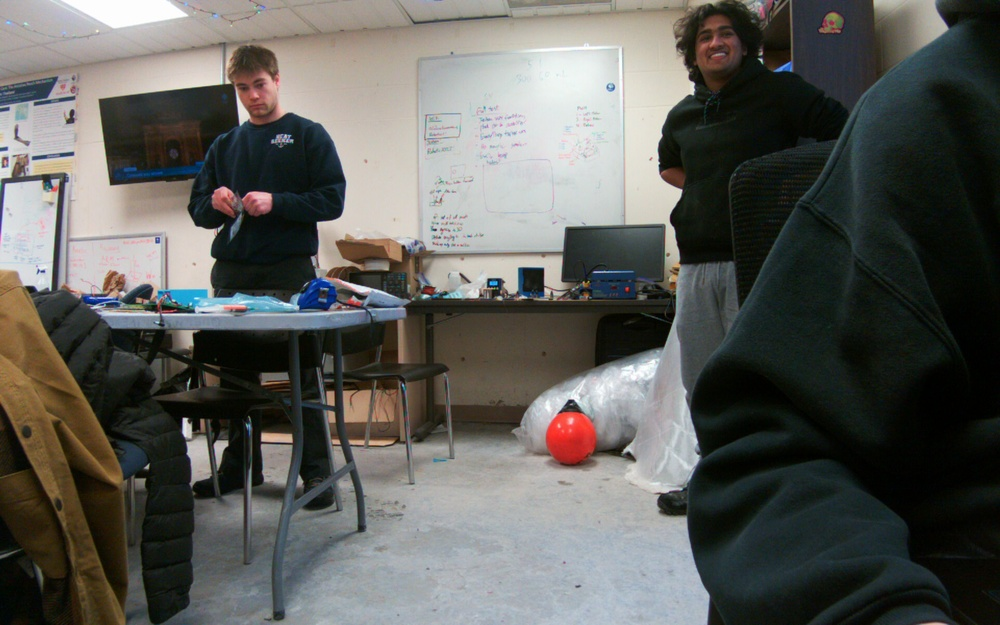
#> input picture computer_vision/camera_calibration/my_photo-1.jpg, 1000 x 625 px, shrunk from 1920 x 1200 before the run
$ python get_buoy_bbox.py my_photo-1.jpg
#> lines starting #> are read from the running program, lines starting #| are printed output that depends on the picture; after the words box and inside, x2 and y2 are one past the last pixel; in counts of white or black regions, pixels touching at a corner belong together
#!/usr/bin/env python3
"""Detect red/orange buoy in image via color, output bbox and height_px for calibration."""
import argparse
import sys
import cv2
import numpy as np


def main():
    parser = argparse.ArgumentParser(description="Get bounding box of red/orange buoy for calibration")
    parser.add_argument("image", help="Path to image")
    parser.add_argument("--output", "-o", metavar="PATH", help="Save image with bounding box drawn to PATH")
    parser.add_argument(
        "--right-half",
        action="store_true",
        help="Only consider red/orange blobs in the right half of the image (center x > width/2)",
    )
    args = parser.parse_args()
    img = cv2.imread(args.image)
#> img is the input picture: shape (625, 1000, 3); mean B, G, R 89.6, 93.6, 93.6
    if img is None:
        print("Could not read image", args.image, file=sys.stderr)
        return 1
    h, w = img.shape[:2]
#> h = 625; w = 1000
    print(f"Image size: {w} x {h}")
#| Image size: 1000 x 625

    # HSV: red/orange buoy (two ranges for red wrap-around)
    hsv = cv2.cvtColor(img, cv2.COLOR_BGR2HSV)
#> hsv: shape (625, 1000, 3); mean H, S, V 60.2, 72.4, 100.1
    low1 = np.array([0, 100, 100])
    high1 = np.array([15, 255, 255])
    low2 = np.array([160, 100, 100])
    high2 = np.array([180, 255, 255])
    mask1 = cv2.inRange(hsv, low1, high1)
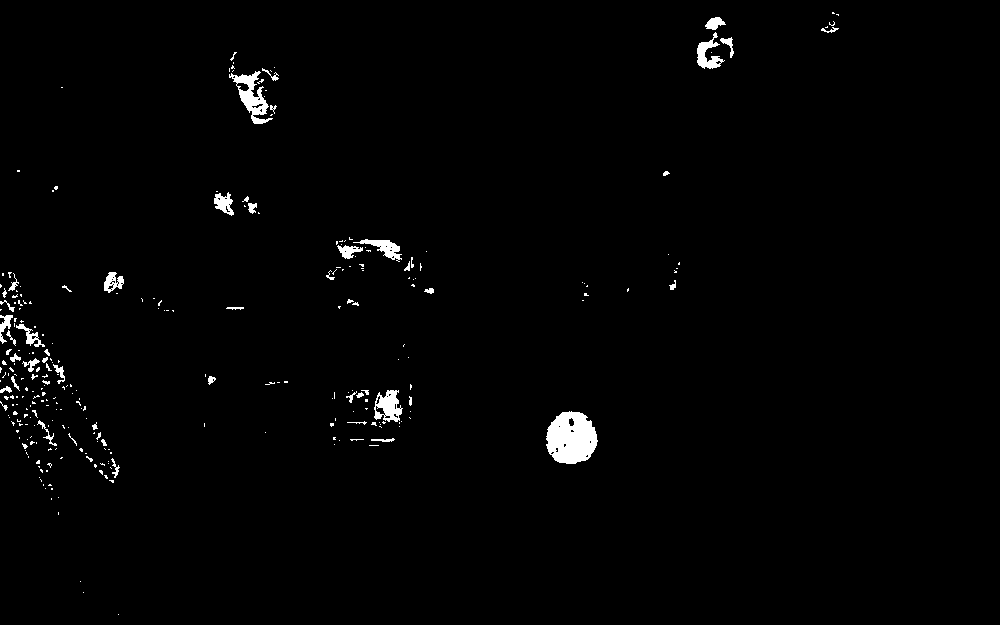
#> mask1: shape (625, 1000); 1.3% white; 283 white regions (232 under 20 px), largest, box (x1, y1, x2, y2) and area: (546, 411, 598, 464) 2059, (229, 71, 273, 124) 844, (374, 390, 403, 422) 570
    mask2 = cv2.inRange(hsv, low2, high2)
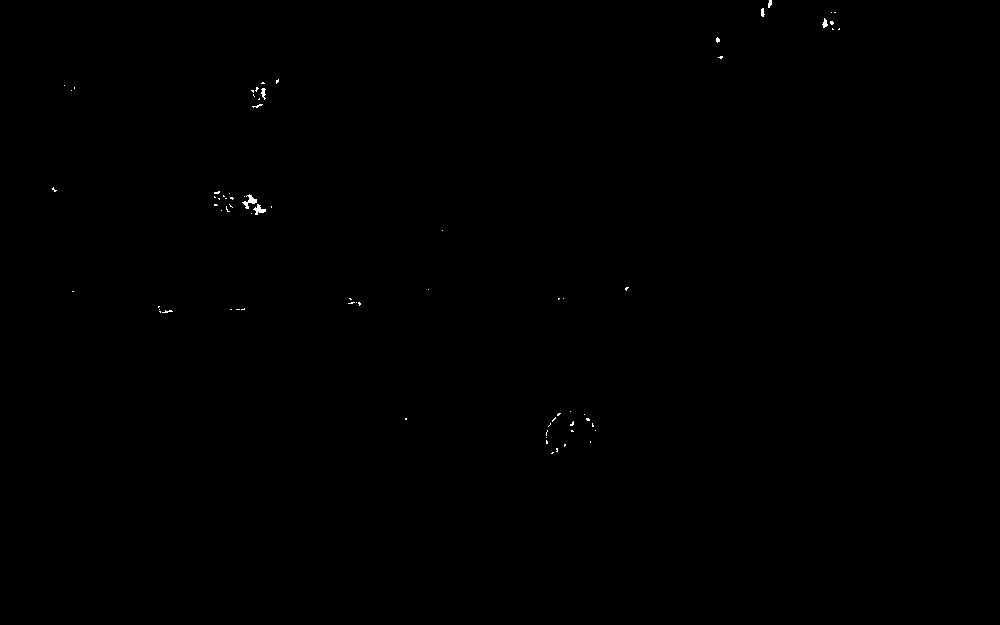
#> mask2: shape (625, 1000); 0.1% white in thin lines or dots, all inside (x1, y1, x2, y2) = (52, 0, 840, 454)
    mask = cv2.bitwise_or(mask1, mask2)
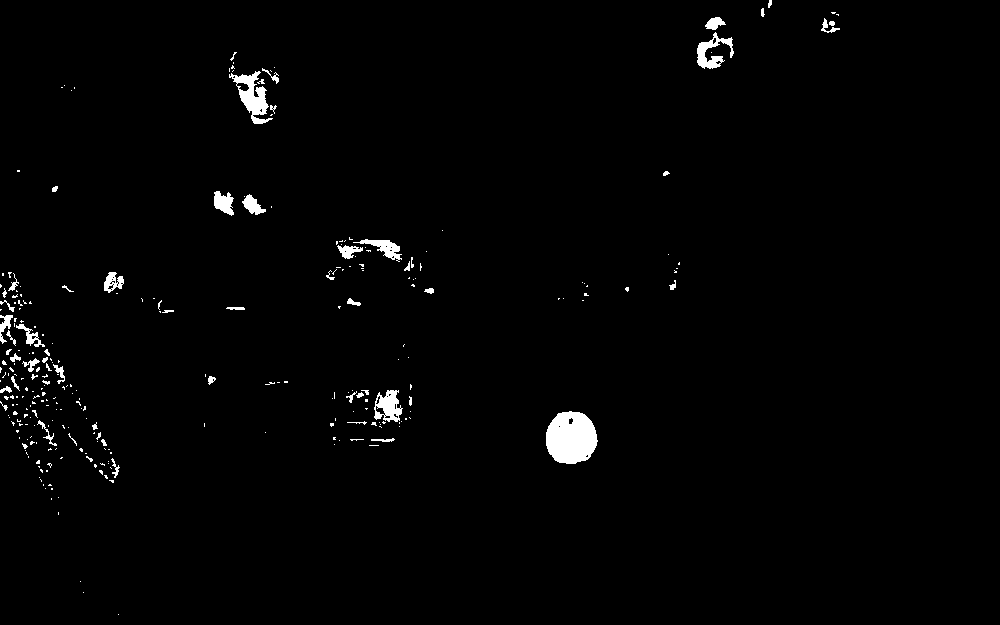
#> mask: shape (625, 1000); 1.4% white; 282 white regions (226 under 20 px), largest, box (x1, y1, x2, y2) and area: (546, 411, 598, 464) 2147, (229, 71, 273, 124) 924, (697, 32, 734, 69) 573
    # Orange range (common for "red" buoys)
    low_o = np.array([10, 120, 120])
    high_o = np.array([25, 255, 255])
    mask_o = cv2.inRange(hsv, low_o, high_o)
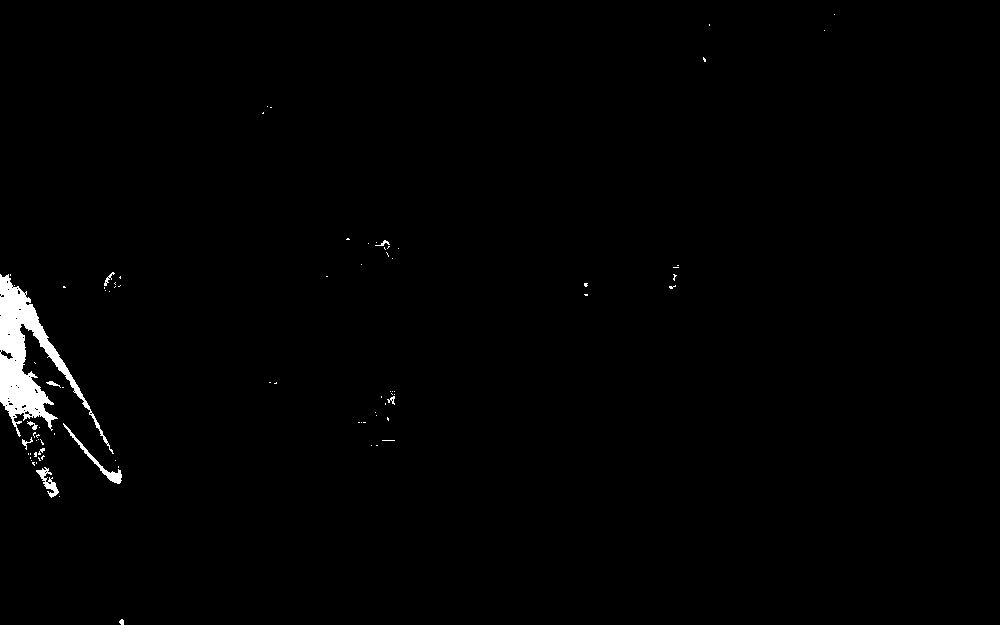
#> mask_o: shape (625, 1000); 1% white; 83 white regions (72 under 20 px), largest, box (x1, y1, x2, y2) and area: (0, 274, 114, 454) 5168, (63, 423, 122, 484) 362, (36, 467, 59, 498) 246
    mask = cv2.bitwise_or(mask, mask_o)
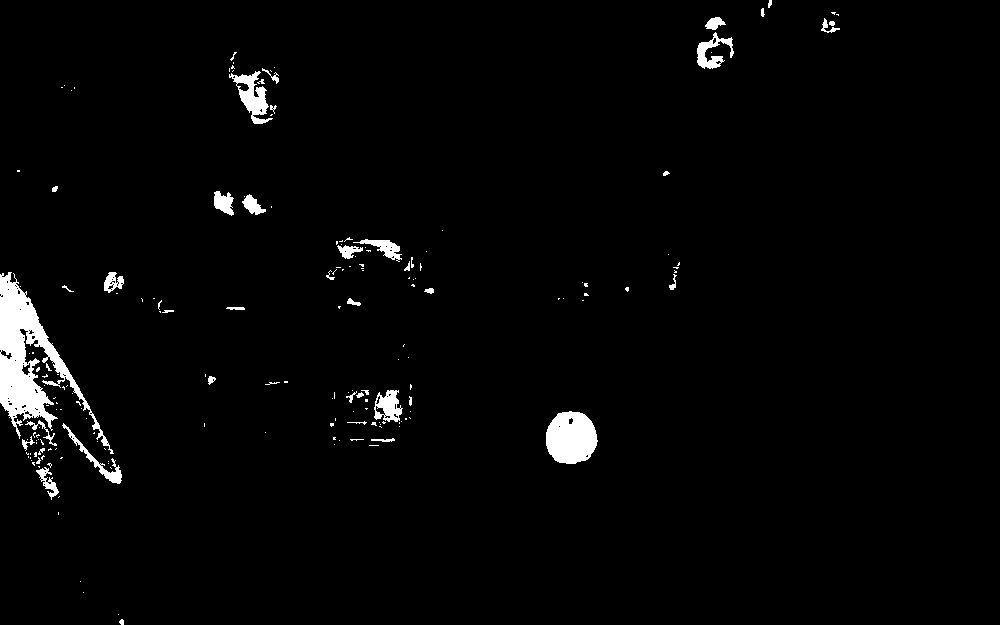
#> mask: shape (625, 1000); 2.3% white; 184 white regions (141 under 20 px)

    contours, _ = cv2.findContours(mask, cv2.RETR_EXTERNAL, cv2.CHAIN_APPROX_SIMPLE)
#> contours = 184 contours, 160 with area under 20; largest, box (x1, y1, x2, y2) and area: (0, 272, 114, 454) 5450, (546, 411, 598, 464) 2094, (229, 71, 273, 124) 881, (374, 390, 403, 422) 587, (697, 32, 734, 69) 500
    if not contours:
        print("No red/orange region found. Try adjusting color or provide bbox manually.", file=sys.stderr)
        return 1
    # Optionally restrict to right half (center x > w/2) to avoid picking a close buoy on the left
    if args.right_half:
        candidates = []
        for c in contours:
            rx, ry, rw, rh = cv2.boundingRect(c)
            if rw < 5 or rh < 5:
                continue
            cx = rx + rw / 2.0
            if cx > w / 2.0:
                candidates.append(c)
        contours = candidates if candidates else contours
    # Largest contour by area
    best = max(contours, key=cv2.contourArea)
#> best = contour of 588 points, box (x1, y1, x2, y2) (0, 272, 114, 454), area 5450
    x, y, bw, bh = cv2.boundingRect(best)
#> x = 0; y = 272; bw = 114; bh = 182
    # Sanity: object should be a reasonable fraction of image
    if bw < 5 or bh < 5:
        print("Detected region too small.", file=sys.stderr)
        return 1
    height_px = bh
#> height_px = 182
    print(f"bbox (x,y,w,h): {x}, {y}, {bw}, {bh}")
#| bbox (x,y,w,h): 0, 272, 114, 182
    print(f"height_px (for distance): {height_px}")
#| height_px (for distance): 182
    if args.output:
        out = img.copy()
        cv2.rectangle(out, (x, y), (x + bw, y + bh), (0, 255, 0), 2)
        cv2.putText(out, f"height_px={height_px}", (x, y - 8), cv2.FONT_HERSHEY_SIMPLEX, 0.7, (0, 255, 0), 2)
        cv2.imwrite(args.output, out)
        print(f"Saved bbox image: {args.output}")
    print()
    print("Use with compute_distance_scale.py:")
    print(f"  python3 computer_vision/model_testing/compute_distance_scale.py --measured-m MEASURED_M --reference-m REF_M --height-px {height_px}")
#|   python3 computer_vision/model_testing/compute_distance_scale.py --measured-m MEASURED_M --reference-m REF_M --height-px 182
    return 0


if __name__ == "__main__":
    sys.exit(main())
#> (the program exits here)

$ run again, on computer_vision/camera_calibration/WIN_20260214_15_54_41_Pro.jpg
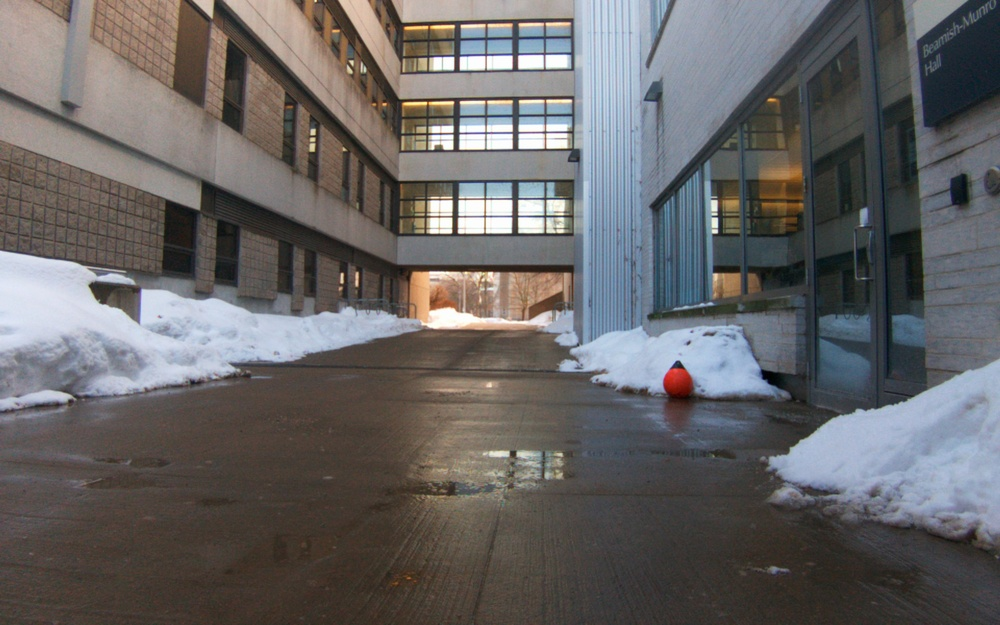
#> input picture computer_vision/camera_calibration/WIN_20260214_15_54_41_Pro.jpg, 1000 x 625 px, shrunk from 1920 x 1200 before the run
#> in main, img is the input picture: shape (625, 1000, 3); mean B, G, R 100.9, 100.7, 102.9
#| Image size: 1000 x 625
#> hsv: shape (625, 1000, 3); mean H, S, V 58.1, 48.7, 112.1
#> in main, `mask1 = cv2.inRange(hsv, low1, high1)`:
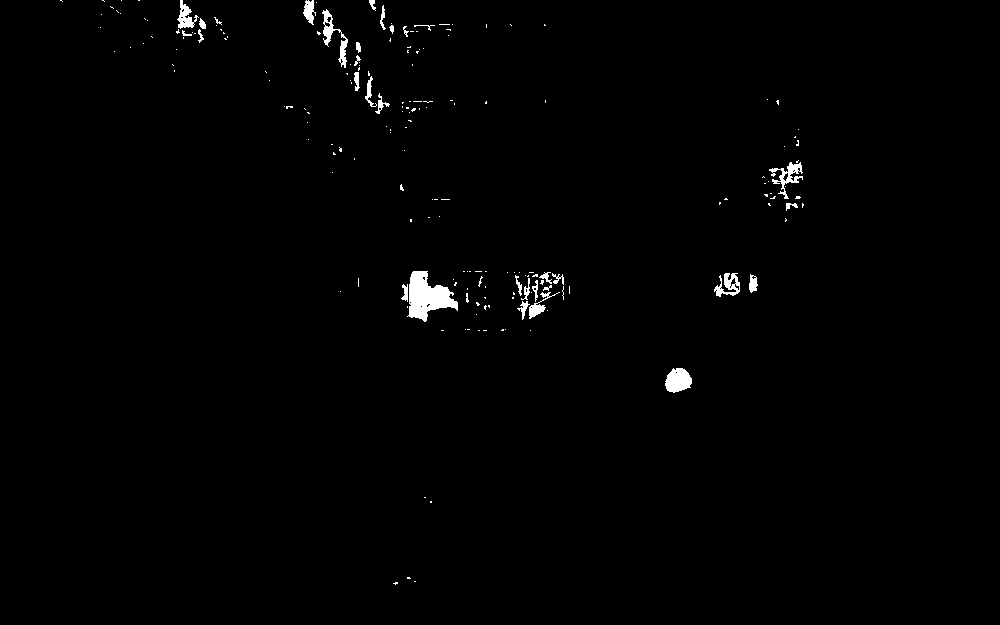
#> mask1: shape (625, 1000); 0.92% white; 193 white regions (160 under 20 px), largest, box (x1, y1, x2, y2) and area: (407, 271, 458, 322) 1428, (665, 368, 692, 393) 501, (322, 9, 348, 68) 418
#> mask2: shape (625, 1000); 0.01% white in thin lines or dots, all inside (x1, y1, x2, y2) = (508, 22, 693, 391)
#> mask_o: shape (625, 1000); 0.47% white; 63 white regions (46 under 20 px), largest, box (x1, y1, x2, y2) and area: (409, 271, 428, 317) 482, (429, 286, 458, 310) 379, (763, 164, 802, 182) 378
#> in main, `mask = cv2.bitwise_or(mask, mask_o)`:
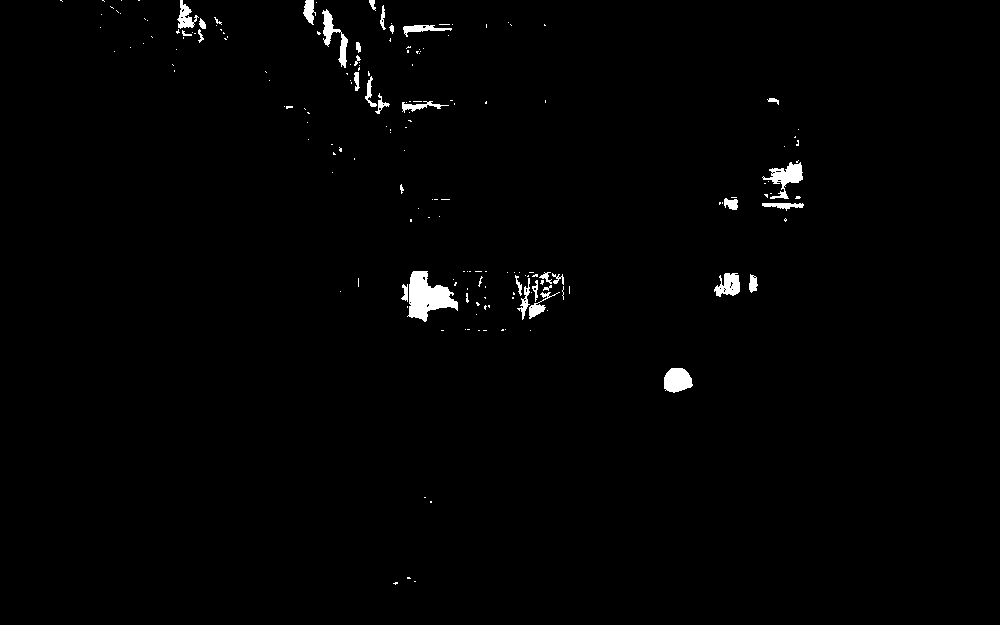
#> mask: shape (625, 1000); 1.1% white; 182 white regions (147 under 20 px)
#> contours = 182 contours, 154 with area under 20; largest, box (x1, y1, x2, y2) and area: (407, 271, 458, 322) 1346, (762, 162, 803, 199) 532, (664, 368, 693, 393) 518, (322, 9, 348, 68) 400, (714, 273, 740, 297) 370
#> best = contour of 87 points, box (x1, y1, x2, y2) (407, 271, 458, 322), area 1346
#> x = 407; y = 271; bw = 51
#| bbox (x,y,w,h): 407, 271, 51, 51
#| height_px (for distance): 51
#|   python3 computer_vision/model_testing/compute_distance_scale.py --measured-m MEASURED_M --reference-m REF_M --height-px 51
